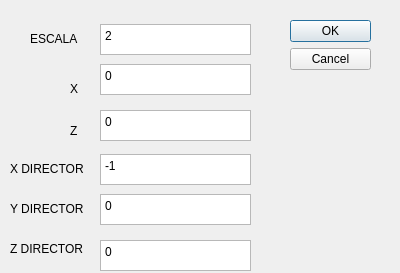
<?xml version="1.0" encoding="UTF-8"?>
<ui version="4.0">
 <class>NewCotxeDialog</class>
 <widget class="QDialog" name="NewCotxeDialog">
  <property name="geometry">
   <rect>
    <x>0</x>
    <y>0</y>
    <width>400</width>
    <height>273</height>
   </rect>
  </property>
  <property name="windowTitle">
   <string>Dialog</string>
  </property>
  <widget class="QDialogButtonBox" name="buttonBox">
   <property name="geometry">
    <rect>
     <x>290</x>
     <y>20</y>
     <width>81</width>
     <height>241</height>
    </rect>
   </property>
   <property name="orientation">
    <enum>Qt::Vertical</enum>
   </property>
   <property name="standardButtons">
    <set>QDialogButtonBox::Cancel|QDialogButtonBox::Ok</set>
   </property>
  </widget>
  <widget class="QLabel" name="label_2">
   <property name="geometry">
    <rect>
     <x>70</x>
     <y>80</y>
     <width>21</width>
     <height>17</height>
    </rect>
   </property>
   <property name="text">
    <string>X</string>
   </property>
  </widget>
  <widget class="QLabel" name="label_4">
   <property name="geometry">
    <rect>
     <x>70</x>
     <y>120</y>
     <width>21</width>
     <height>21</height>
    </rect>
   </property>
   <property name="text">
    <string>Z</string>
   </property>
  </widget>
  <widget class="QLabel" name="label">
   <property name="geometry">
    <rect>
     <x>30</x>
     <y>30</y>
     <width>51</width>
     <height>17</height>
    </rect>
   </property>
   <property name="text">
    <string>ESCALA</string>
   </property>
  </widget>
  <widget class="QPlainTextEdit" name="escala">
   <property name="geometry">
    <rect>
     <x>100</x>
     <y>24</y>
     <width>151</width>
     <height>31</height>
    </rect>
   </property>
   <property name="focusPolicy">
    <enum>Qt::WheelFocus</enum>
   </property>
   <property name="tabChangesFocus">
    <bool>true</bool>
   </property>
   <property name="plainText">
    <string notr="true">2</string>
   </property>
  </widget>
  <widget class="QPlainTextEdit" name="x">
   <property name="geometry">
    <rect>
     <x>100</x>
     <y>64</y>
     <width>151</width>
     <height>31</height>
    </rect>
   </property>
   <property name="focusPolicy">
    <enum>Qt::WheelFocus</enum>
   </property>
   <property name="tabChangesFocus">
    <bool>true</bool>
   </property>
   <property name="plainText">
    <string notr="true">0</string>
   </property>
  </widget>
  <widget class="QPlainTextEdit" name="z">
   <property name="geometry">
    <rect>
     <x>100</x>
     <y>110</y>
     <width>151</width>
     <height>31</height>
    </rect>
   </property>
   <property name="focusPolicy">
    <enum>Qt::WheelFocus</enum>
   </property>
   <property name="tabChangesFocus">
    <bool>true</bool>
   </property>
   <property name="plainText">
    <string notr="true">0</string>
   </property>
  </widget>
  <widget class="QPlainTextEdit" name="zdirector">
   <property name="geometry">
    <rect>
     <x>100</x>
     <y>240</y>
     <width>151</width>
     <height>31</height>
    </rect>
   </property>
   <property name="focusPolicy">
    <enum>Qt::WheelFocus</enum>
   </property>
   <property name="tabChangesFocus">
    <bool>true</bool>
   </property>
   <property name="plainText">
    <string notr="true">0</string>
   </property>
  </widget>
  <widget class="QPlainTextEdit" name="xdirector">
   <property name="geometry">
    <rect>
     <x>100</x>
     <y>154</y>
     <width>151</width>
     <height>31</height>
    </rect>
   </property>
   <property name="focusPolicy">
    <enum>Qt::WheelFocus</enum>
   </property>
   <property name="tabChangesFocus">
    <bool>true</bool>
   </property>
   <property name="plainText">
    <string notr="true">-1</string>
   </property>
  </widget>
  <widget class="QPlainTextEdit" name="ydirector">
   <property name="geometry">
    <rect>
     <x>100</x>
     <y>194</y>
     <width>151</width>
     <height>31</height>
    </rect>
   </property>
   <property name="focusPolicy">
    <enum>Qt::WheelFocus</enum>
   </property>
   <property name="tabChangesFocus">
    <bool>true</bool>
   </property>
   <property name="plainText">
    <string notr="true">0</string>
   </property>
  </widget>
  <widget class="QLabel" name="label_3">
   <property name="geometry">
    <rect>
     <x>10</x>
     <y>160</y>
     <width>81</width>
     <height>17</height>
    </rect>
   </property>
   <property name="text">
    <string>X DIRECTOR</string>
   </property>
  </widget>
  <widget class="QLabel" name="label_5">
   <property name="geometry">
    <rect>
     <x>10</x>
     <y>200</y>
     <width>81</width>
     <height>17</height>
    </rect>
   </property>
   <property name="text">
    <string>Y DIRECTOR</string>
   </property>
  </widget>
  <widget class="QLabel" name="label_6">
   <property name="geometry">
    <rect>
     <x>10</x>
     <y>240</y>
     <width>81</width>
     <height>17</height>
    </rect>
   </property>
   <property name="text">
    <string>Z DIRECTOR</string>
   </property>
  </widget>
 </widget>
 <tabstops>
  <tabstop>escala</tabstop>
  <tabstop>x</tabstop>
  <tabstop>z</tabstop>
  <tabstop>xdirector</tabstop>
  <tabstop>ydirector</tabstop>
  <tabstop>zdirector</tabstop>
  <tabstop>buttonBox</tabstop>
 </tabstops>
 <resources/>
 <connections>
  <connection>
   <sender>buttonBox</sender>
   <signal>accepted()</signal>
   <receiver>NewCotxeDialog</receiver>
   <slot>accept()</slot>
   <hints>
    <hint type="sourcelabel">
     <x>248</x>
     <y>254</y>
    </hint>
    <hint type="destinationlabel">
     <x>157</x>
     <y>274</y>
    </hint>
   </hints>
  </connection>
  <connection>
   <sender>buttonBox</sender>
   <signal>rejected()</signal>
   <receiver>NewCotxeDialog</receiver>
   <slot>reject()</slot>
   <hints>
    <hint type="sourcelabel">
     <x>316</x>
     <y>260</y>
    </hint>
    <hint type="destinationlabel">
     <x>286</x>
     <y>274</y>
    </hint>
   </hints>
  </connection>
 </connections>
</ui>
